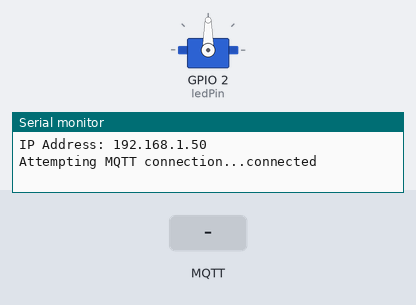
Recording of a sketch running on a simulated ESP32. Shown: servo, the last lines printed to the serial monitor. Inputs (shaded band) come from the test bench. WiFi joins after 1.5 s; servers stay silent unless stated; no MQTT or app messages arrive unless stated.

Above: at 2.7 s.
2.8 s: MQTT message "on" arrives on the first subscribed topic
At 2.95 s:
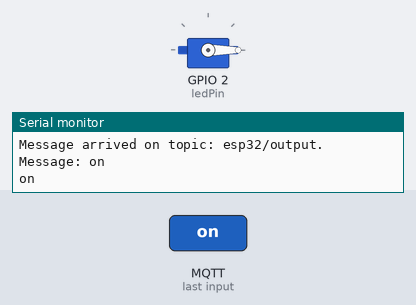
4.6 s: MQTT message "esp32/output" arrives on the first subscribed topic
6.1 s: MQTT message "1" arrives on the first subscribed topic
Timing chart, 0 to 9.1 s (numbered marks = the images above; inputs shaded):
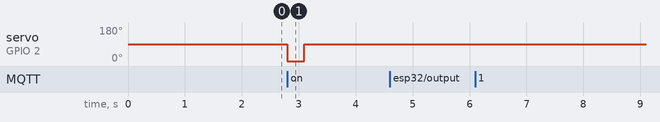

The sketch:

mqtt_pub_sub.ino
```cpp
#include <WiFi.h>
#include <PubSubClient.h>

// Replace the next variables with your SSID/Password combination
const char* ssid = "Spothot";
const char* password = "24604444";

// Add your MQTT Broker IP address, example:
//const char* mqtt_server = "192.168.1.144";
const char* mqtt_server = "192.168.5.204";

WiFiClient espClient;
PubSubClient client(espClient);
long lastMsg = 0;
char msg[50];
int value = 0;


// LED Pin
const int ledPin = 2;

#include <ESP32Servo.h>
Servo sg90;

void setup() {
  Serial.begin(115200);
  // default settings
  // (you can also pass in a Wire library object like &Wire2)
  // status = bme.begin();
  // if (!bme.begin(0x44)) {
  //   Serial.println("Could not find a valid SHT31 sensor, check wiring!");
  //   while (1)
  //     ;
  // }
  setup_wifi();
  client.setServer(mqtt_server, 18883);
  client.setCallback(callback);

  pinMode(ledPin, OUTPUT);

  sg90.attach(2);  // ระบุขาที่เชื่อมกับไซโรมอเตอร์
  sg90.write(90);
}

void setup_wifi() {
  delay(10);

  WiFi.mode(WIFI_STA);
  WiFi.begin(ssid, password);
  if (WiFi.waitForConnectResult() != WL_CONNECTED) {
    Serial.printf("WiFi Failed!\n");
    return;
  }

  Serial.print("IP Address: ");
  Serial.println(WiFi.localIP());
}

void callback(char* topic, byte* message, unsigned int length) {
  Serial.print("Message arrived on topic: ");
  Serial.print(topic);
  Serial.print(". Message: ");
  String messageTemp;

  for (int i = 0; i < length; i++) {
    Serial.print((char)message[i]);
    messageTemp += (char)message[i];
  }
  Serial.println();

  // Feel free to add more if statements to control more GPIOs with MQTT

  // If a message is received on the topic esp32/output, you check if the message is either "on" or "off".
  // Changes the output state according to the message
  if (String(topic) == "esp32/output") {
    Serial.println(messageTemp);

    if (messageTemp == "on") {
      sg90.write(0);
      delay(300);
      sg90.write(90);
    }
    // else if (messageTemp == "off") {
    //   sg90.write(0);
    // }
  }
}

void reconnect() {
  // Loop until we're reconnected
  while (!client.connected()) {
    Serial.print("Attempting MQTT connection...");
    // Attempt to connect
    if (client.connect("ESP32Client", "sub1", "passsub1")) {
      Serial.println("connected");
      // Subscribe
      client.subscribe("esp32/output", 1);
    } else {
      Serial.print("failed, rc=");
      Serial.print(client.state());
      Serial.println(" try again in 5 seconds");
      // Wait 5 seconds before retrying
      delay(5000);
    }
  }
}
void loop() {
  if (!client.connected()) {
    reconnect();
  }
  client.loop();

  long now = millis();
  if (now - lastMsg > 5000) {
    lastMsg = now;

    // // Temperature in Celsius
    // temperature = bme.readTemperature();
    // // Uncomment the next line to set temperature in Fahrenheit
    // // (and comment the previous temperature line)
    // //temperature = 1.8 * bme.readTemperature() + 32; // Temperature in Fahrenheit

    // // Convert the value to a char array
    // char tempString[8];
    // dtostrf(temperature, 1, 2, tempString);
    // Serial.print("Temperature: ");
    // Serial.println(tempString);
    // client.publish("esp32/temperature", tempString,2,true);

    // humidity = bme.readHumidity();

    // // Convert the value to a char array
    // char humString[8];
    // dtostrf(humidity, 1, 2, humString);
    // Serial.print("Humidity: ");
    // Serial.println(humString);
    // client.publish("esp32/humidity", humString ,2,false);
  }
}
```

Measured:
- after the input at 2.8 s, servo on GPIO 2 (ledPin): 90° → 0° at once, → 90° 0.30 s later
